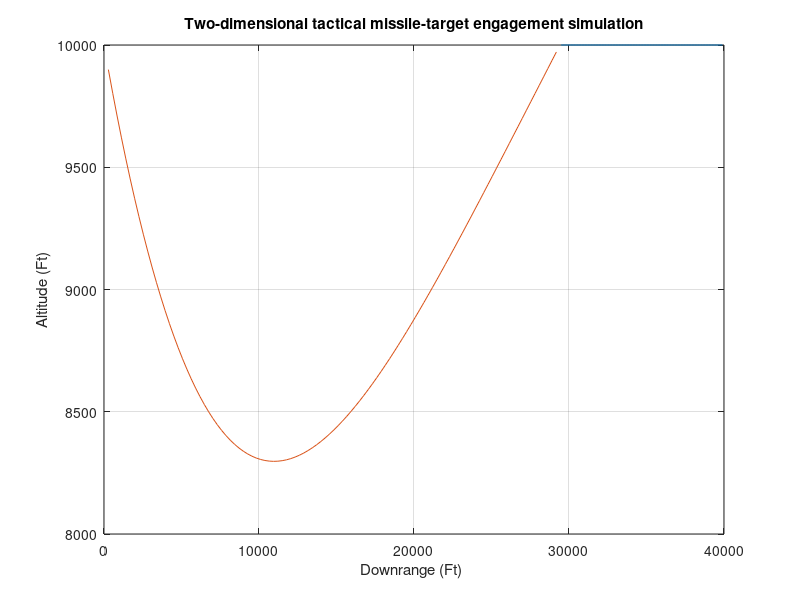
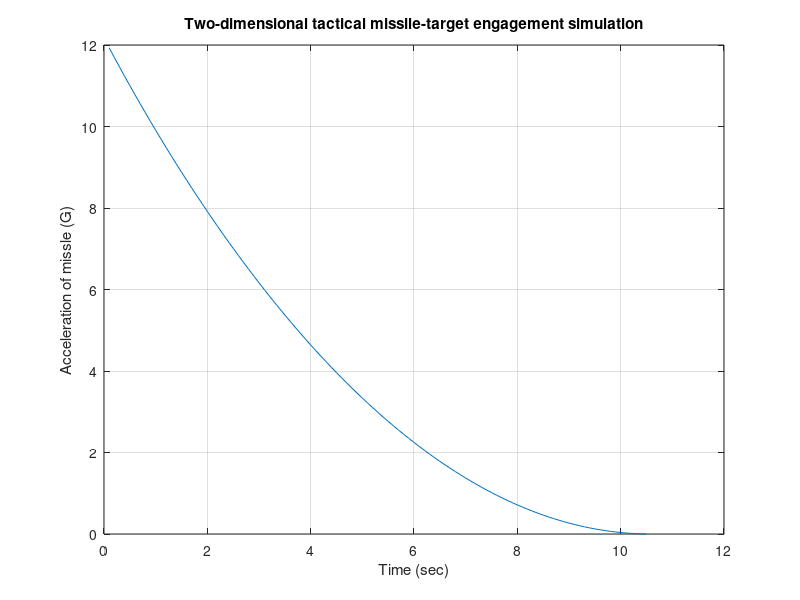

These charts were generated, in order, by the following MATLAB code:
clc; close all; clear all; format long; format compact;

%% Intro to Proportional Navigation
% Two-dimensional missile-target engagement simulation where the inputs are
% the initial location of the missile & target, speeds, flight time, and
% effective navigation ratio.

% %%%%%%%%%%%%%%%%%%%%%%%%%%%%%%%%%%%%%%%%%%%%%%%%%%%%%%%%%%%%%%%%%%%%%%% %
%                   Given parameters (pp. 18-19)
% %%%%%%%%%%%%%%%%%%%%%%%%%%%%%%%%%%%%%%%%%%%%%%%%%%%%%%%%%%%%%%%%%%%%%%% %
% Situational variables
HEDEG   = -20;   % heading error [deg]
N       = 4;     % effective navigation ratio
HE      = deg2rad(HEDEG); % heading error [rad]

% Missile Parameters
RMx     = 0;     % x position
RMy     = 10000; % y position
VM      = 3000;  % velocity of missile

% Target Parameters
RTx     = 40000; % x position
RTy     = 10000; % y position
nT      = 0;     % target's acceleration (evasive maneuver)
BETA    = 0;     % target's flight-path angle
VT      = 1000;  % velocity of target
VTx     = -VT*cos(BETA); 
VTy     = VT*sin(BETA);

% Relative dynamics
RTMx = RTx - RMx;
RTMy = RTy - RMy;
RTM  = sqrt(RTMx^2 + RTMy^2);
LAM  = atan2(RTMy,RTMx);            % LOS angle
LEAD = asin(VT*sin(BETA+LAM)/VM);   % missile lead angle 
THETA= LAM+LEAD;                    % missile flight-path angle
VMx  = VM*cos(THETA+HE); % missile x velocity
VMy  = VM*sin(THETA+HE); % missile y velocity
VTMx = VTx - VMx;        % RELATIVE x vel.
VTMy = VTy - VMy;        % RELATIVE y vel.
Vc   = -(RTMx*VTMx + RTMy*VTMy)/RTM; % closing velocity

% Simulation 
T = 0; % initial time
S = 0; % down sample (to not store excess data)
n = 0; % counter variable for iteration

% Begin simulation while closing velocity is non-zero
while Vc >= 0
    if RTM < 1000
        dT = 2e-4; % <-- if relative distance is small, refine step size
    else
        dT = 1e-2;
    end
    % Retain values at current time step, x_n
    BETA_OLD = BETA;
    RTx_OLD  = RTx;
    RTy_OLD  = RTy;
    RMx_OLD  = RMx;
    RMy_OLD  = RMy;
    VMx_OLD  = VMx;
    VMy_OLD  = VMy;
    STEP = 1;
    FLAG = 0;
    while STEP <= 1 
        % PASS 2: After calculating relative dynamics, determine
        % provisional states x_p
        if FLAG == 1
            STEP = 2;
            % Forward Euler for predictor updates: x_p = x_n + dT*f(x_n,t)
            BETA = BETA + dT*dBETA;
            RTx  = RTx + dT*VTx;
            RTy  = RTy + dT*VTy;
            RMx  = RMx + dT*VMx;
            RMy  = RMy + dT*VMy;
            VMx  = VMx + dT*AMx;
            VMy  = VMy + dT*AMy;
            T = T + dT; % advance to next time step
        end
        % PASS 1: Calculate current missile-target states, x_n
        % PASS 3: Calculate predictor states, x_p, again for T+dT
        RTMx = RTx - RMx;
        RTMy = RTy - RMy;
        RTM  = sqrt(RTMx^2 + RTMy^2);
        VTMx = VTx - VMx;
        VTMy = VTy - VMy;
        Vc   = -(RTMx*VTMx + RTMy*VTMy)/RTM;
        LAM  = atan2(RTMy,RTMx);
        dLAM = (RTMx*VTMy - RTMy*VTMx)/(RTM^2);
        nc   = N*Vc*dLAM;
        AMx  = -nc*sin(LAM);
        AMy  = nc*cos(LAM);
        VTx  = -VT*cos(BETA);
        VTy  = VT*sin(BETA);
        dBETA= nT/VT;
        FLAG = 1;
    end
    FLAG = 0; % reset flag to retain values during next iteration
    %----------------------------------------------------------------------
    % RK2 (Heun) CORRECTOR:
    %
    % At this point:
    %   - *_OLD variables hold the start-of-step state x_n
    %   - Current state variables hold the predicted state x_p
    %   - Current derivative variables correspond to slopes at x_p (end 
    %     slopes)
    %
    % The Heun update is:
    %   x_{n+1} = x_n + (dT/2) * [ f(x_n) + f(x_p) ]
    %
    % This code uses an algebraically equivalent form:
    %   x_{n+1} = 0.5*( x_n + x_p + dT * f(x_p) )
    %
    % Because x_p already equals x_n + dT*f(x_n), this produces the average
    % -slope RK2.
    %----------------------------------------------------------------------
    BETA = 0.5*(BETA_OLD + BETA + dT*dBETA);
    RTx  = 0.5*(RTx_OLD + RTx + dT*VTx);
    RTy  = 0.5*(RTy_OLD + RTy + dT*VTy);
    RMx  = 0.5*(RMx_OLD + RMx + dT*VMx);
    RMy  = 0.5*(RMy_OLD + RMy + dT*VMy);
    VMx  = 0.5*(VMx_OLD + VMx + dT*AMx);
    VMy  = 0.5*(VMy_OLD + VMy + dT*AMy);
    S = S+dT;
    if S >= 0.09999     % logging data every 0.1 second (downsampling)
        S = 0;
        n = n+1;
        array_T(n) = T;
        array_RTx(n) = RTx;
        array_RTy(n) = RTy;
        array_RMx(n) = RMx;
        array_RMy(n) = RMy;
        array_nc_g(n)= nc/32.2; % convert commanded acceleration to g's
        array_RTM(n) = RTM;
    end
end
% Simulation results and plotting
RTM
figure(1);
plot(array_RTx, array_RTy, array_RMx, array_RMy); grid on;
title('Two-dimensional tactical missile-target engagement simulation');
xlabel('Downrange (Ft) ');
ylabel('Altitude (Ft)');
figure(2);
plot(array_T,array_nc_g); grid on;
title('Two-dimensional tactical missile-target engagement simulation');
xlabel('Time (sec)');
ylabel('Acceleration of missle (G)');